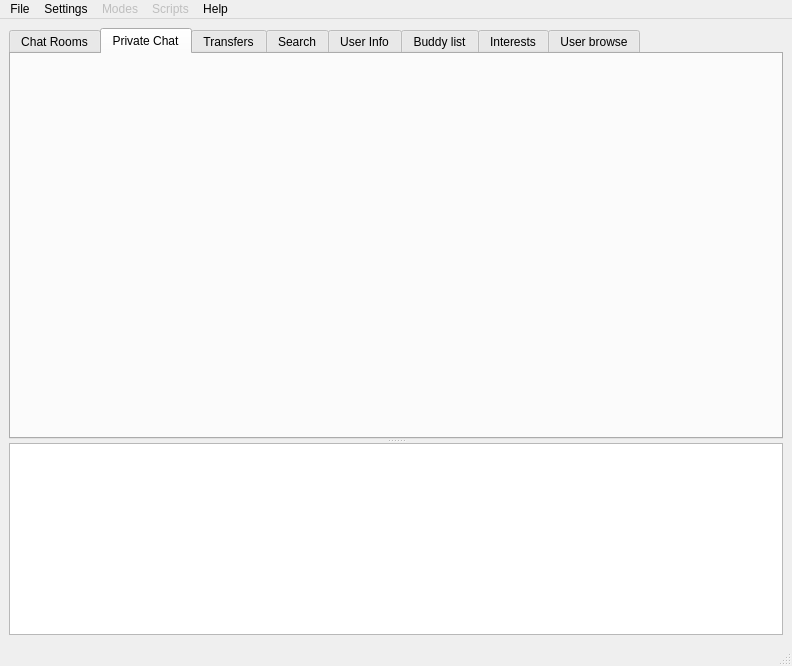
<?xml version="1.0" encoding="UTF-8"?>
<ui version="4.0">
 <class>MainWindow</class>
 <widget class="QMainWindow" name="MainWindow">
  <property name="geometry">
   <rect>
    <x>0</x>
    <y>0</y>
    <width>792</width>
    <height>666</height>
   </rect>
  </property>
  <property name="windowTitle">
   <string>MuQT</string>
  </property>
  <widget class="QWidget" name="centralwidget">
   <property name="sizePolicy">
    <sizepolicy hsizetype="Expanding" vsizetype="Expanding">
     <horstretch>0</horstretch>
     <verstretch>0</verstretch>
    </sizepolicy>
   </property>
   <layout class="QVBoxLayout" name="verticalLayout_2">
    <item>
     <widget class="QSplitter" name="splitter">
      <property name="sizePolicy">
       <sizepolicy hsizetype="Expanding" vsizetype="Expanding">
        <horstretch>0</horstretch>
        <verstretch>0</verstretch>
       </sizepolicy>
      </property>
      <property name="orientation">
       <enum>Qt::Vertical</enum>
      </property>
      <widget class="QTabWidget" name="MainNotebook">
       <property name="enabled">
        <bool>true</bool>
       </property>
       <property name="sizePolicy">
        <sizepolicy hsizetype="Expanding" vsizetype="Expanding">
         <horstretch>0</horstretch>
         <verstretch>2</verstretch>
        </sizepolicy>
       </property>
       <property name="minimumSize">
        <size>
         <width>300</width>
         <height>200</height>
        </size>
       </property>
       <property name="baseSize">
        <size>
         <width>0</width>
         <height>400</height>
        </size>
       </property>
       <property name="currentIndex">
        <number>1</number>
       </property>
       <widget class="QWidget" name="ChatRoomsLabel">
        <property name="sizePolicy">
         <sizepolicy hsizetype="Expanding" vsizetype="Expanding">
          <horstretch>0</horstretch>
          <verstretch>0</verstretch>
         </sizepolicy>
        </property>
        <attribute name="title">
         <string>Chat Rooms</string>
        </attribute>
        <layout class="QVBoxLayout" name="verticalLayout_4">
         <item>
          <layout class="QVBoxLayout" name="ChatRoomsLayout">
           <property name="spacing">
            <number>0</number>
           </property>
          </layout>
         </item>
        </layout>
       </widget>
       <widget class="QWidget" name="PrivateChatsLabel">
        <property name="accessibleName">
         <string/>
        </property>
        <attribute name="title">
         <string>Private Chat</string>
        </attribute>
        <layout class="QVBoxLayout" name="verticalLayout_3">
         <item>
          <layout class="QVBoxLayout" name="PrivateChatsLayout"/>
         </item>
        </layout>
       </widget>
       <widget class="QWidget" name="TransfersLabel">
        <attribute name="title">
         <string>Transfers</string>
        </attribute>
        <layout class="QVBoxLayout" name="verticalLayout_6">
         <item>
          <widget class="QSplitter" name="splitter_2">
           <property name="orientation">
            <enum>Qt::Vertical</enum>
           </property>
           <widget class="QWidget" name="verticalLayoutWidget">
            <layout class="QVBoxLayout" name="verticalLayout">
             <item>
              <widget class="QLabel" name="label">
               <property name="text">
                <string>Uploads</string>
               </property>
              </widget>
             </item>
             <item>
              <widget class="QTreeWidget" name="Uploads">
               <column>
                <property name="text">
                 <string notr="true">1</string>
                </property>
               </column>
              </widget>
             </item>
            </layout>
           </widget>
           <widget class="QWidget" name="verticalLayoutWidget_2">
            <layout class="QVBoxLayout" name="verticalLayout_5">
             <item>
              <widget class="QLabel" name="label_2">
               <property name="text">
                <string>Downloads</string>
               </property>
              </widget>
             </item>
             <item>
              <widget class="QTreeWidget" name="Downloads">
               <column>
                <property name="text">
                 <string notr="true">1</string>
                </property>
               </column>
              </widget>
             </item>
            </layout>
           </widget>
          </widget>
         </item>
        </layout>
       </widget>
       <widget class="QWidget" name="SearchLabel">
        <attribute name="title">
         <string>Search</string>
        </attribute>
       </widget>
       <widget class="QWidget" name="UserinfoLabel">
        <attribute name="title">
         <string>User Info</string>
        </attribute>
       </widget>
       <widget class="QWidget" name="BuddylistLabel">
        <property name="sizePolicy">
         <sizepolicy hsizetype="Expanding" vsizetype="Expanding">
          <horstretch>0</horstretch>
          <verstretch>0</verstretch>
         </sizepolicy>
        </property>
        <attribute name="title">
         <string>Buddy list</string>
        </attribute>
       </widget>
       <widget class="QWidget" name="InterestsLabel">
        <attribute name="title">
         <string>Interests</string>
        </attribute>
       </widget>
       <widget class="QWidget" name="UserbrowseLabel">
        <attribute name="title">
         <string>User browse</string>
        </attribute>
       </widget>
      </widget>
      <widget class="QTextBrowser" name="logWindow">
       <property name="sizePolicy">
        <sizepolicy hsizetype="Preferred" vsizetype="Preferred">
         <horstretch>1</horstretch>
         <verstretch>0</verstretch>
        </sizepolicy>
       </property>
       <property name="minimumSize">
        <size>
         <width>30</width>
         <height>50</height>
        </size>
       </property>
      </widget>
     </widget>
    </item>
   </layout>
  </widget>
  <widget class="QMenuBar" name="menubar">
   <property name="geometry">
    <rect>
     <x>0</x>
     <y>0</y>
     <width>792</width>
     <height>27</height>
    </rect>
   </property>
   <widget class="QMenu" name="menuFile">
    <property name="title">
     <string>File</string>
    </property>
    <addaction name="actionConnect_to_daemon"/>
    <addaction name="actionDisconnect_from_daemon"/>
    <addaction name="separator"/>
    <addaction name="actionToggle_Away"/>
    <addaction name="actionCheck_my_privileges"/>
    <addaction name="actionExit"/>
   </widget>
   <widget class="QMenu" name="menuSettings">
    <property name="title">
     <string>Settings</string>
    </property>
    <addaction name="actionConfigure"/>
   </widget>
   <widget class="QMenu" name="menuModes">
    <property name="enabled">
     <bool>false</bool>
    </property>
    <property name="title">
     <string>Modes</string>
    </property>
   </widget>
   <widget class="QMenu" name="menuScripts">
    <property name="enabled">
     <bool>false</bool>
    </property>
    <property name="title">
     <string>Scripts</string>
    </property>
   </widget>
   <widget class="QMenu" name="menuHelp">
    <property name="title">
     <string>Help</string>
    </property>
    <addaction name="actionCommands"/>
    <addaction name="actionHelp"/>
    <addaction name="separator"/>
    <addaction name="actionAbout_Qt"/>
    <addaction name="actionAbout_Museeq"/>
   </widget>
   <addaction name="menuFile"/>
   <addaction name="menuSettings"/>
   <addaction name="menuModes"/>
   <addaction name="menuScripts"/>
   <addaction name="menuHelp"/>
  </widget>
  <widget class="QStatusBar" name="statusbar"/>
  <action name="actionConnect_to_daemon">
   <property name="enabled">
    <bool>true</bool>
   </property>
   <property name="text">
    <string>Connect to daemon</string>
   </property>
  </action>
  <action name="actionDisconnect_from_daemon">
   <property name="enabled">
    <bool>true</bool>
   </property>
   <property name="text">
    <string>Disconnect from daemon</string>
   </property>
  </action>
  <action name="actionToggle_Away">
   <property name="enabled">
    <bool>true</bool>
   </property>
   <property name="text">
    <string>Toggle away</string>
   </property>
  </action>
  <action name="actionCheck_my_privileges">
   <property name="enabled">
    <bool>false</bool>
   </property>
   <property name="text">
    <string>Check my privileges</string>
   </property>
  </action>
  <action name="actionExit">
   <property name="text">
    <string>Exit</string>
   </property>
  </action>
  <action name="actionCommands">
   <property name="enabled">
    <bool>false</bool>
   </property>
   <property name="text">
    <string>Commands</string>
   </property>
  </action>
  <action name="actionHelp">
   <property name="enabled">
    <bool>false</bool>
   </property>
   <property name="text">
    <string>Help...</string>
   </property>
  </action>
  <action name="actionAbout_Qt">
   <property name="text">
    <string>About Qt</string>
   </property>
  </action>
  <action name="actionAbout_Museeq">
   <property name="enabled">
    <bool>false</bool>
   </property>
   <property name="text">
    <string>About Muqt</string>
   </property>
  </action>
  <action name="actionConfigure">
   <property name="enabled">
    <bool>false</bool>
   </property>
   <property name="text">
    <string>Configure</string>
   </property>
  </action>
 </widget>
 <resources/>
 <connections>
  <connection>
   <sender>actionExit</sender>
   <signal>activated()</signal>
   <receiver>MainWindow</receiver>
   <slot>close()</slot>
   <hints>
    <hint type="sourcelabel">
     <x>-1</x>
     <y>-1</y>
    </hint>
    <hint type="destinationlabel">
     <x>361</x>
     <y>332</y>
    </hint>
   </hints>
  </connection>
 </connections>
</ui>
